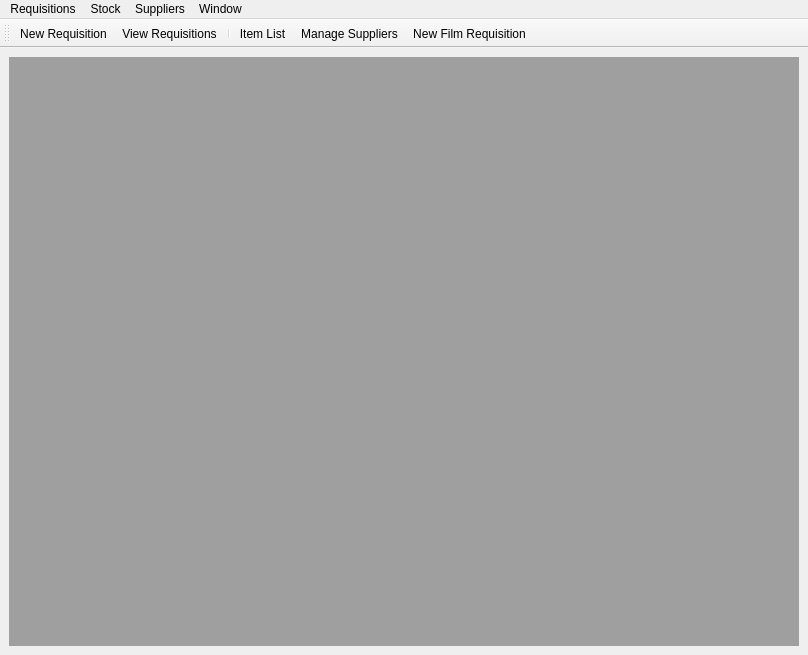
<?xml version="1.0" encoding="UTF-8"?>
<ui version="4.0">
 <class>StoresMainWindow</class>
 <widget class="QMainWindow" name="StoresMainWindow">
  <property name="geometry">
   <rect>
    <x>0</x>
    <y>0</y>
    <width>808</width>
    <height>655</height>
   </rect>
  </property>
  <property name="windowTitle">
   <string>Stores</string>
  </property>
  <property name="windowIcon">
   <iconset resource="../../universal/SmartPay/src/pngs.qrc">
    <normaloff>:/downloads/newicons/cash_register.png</normaloff>:/downloads/newicons/cash_register.png</iconset>
  </property>
  <widget class="QWidget" name="centralwidget">
   <layout class="QVBoxLayout" name="verticalLayout">
    <item>
     <widget class="QMdiArea" name="mdiArea"/>
    </item>
   </layout>
  </widget>
  <widget class="QMenuBar" name="menuBar">
   <property name="geometry">
    <rect>
     <x>0</x>
     <y>0</y>
     <width>808</width>
     <height>21</height>
    </rect>
   </property>
   <widget class="QMenu" name="menuRequisitions">
    <property name="title">
     <string>Requisitions</string>
    </property>
    <addaction name="actionNew_Requisition"/>
    <addaction name="separator"/>
    <addaction name="actionView_Requisitions"/>
   </widget>
   <widget class="QMenu" name="menuStock">
    <property name="title">
     <string>Stock</string>
    </property>
    <addaction name="actionItem_List"/>
   </widget>
   <widget class="QMenu" name="menuSuppliers">
    <property name="title">
     <string>Suppliers</string>
    </property>
    <addaction name="actionManage_Suppliers"/>
   </widget>
   <widget class="QMenu" name="menuWindow">
    <property name="title">
     <string>Window</string>
    </property>
    <addaction name="actionTile_Icons"/>
    <addaction name="actionCascade"/>
    <addaction name="actionTile_Vertical"/>
    <addaction name="actionTile_Horizontal"/>
    <addaction name="separator"/>
    <addaction name="actionClose_All_Open_Windows"/>
   </widget>
   <addaction name="menuRequisitions"/>
   <addaction name="menuStock"/>
   <addaction name="menuSuppliers"/>
   <addaction name="menuWindow"/>
  </widget>
  <widget class="QToolBar" name="toolBar">
   <property name="windowTitle">
    <string>toolBar</string>
   </property>
   <attribute name="toolBarArea">
    <enum>TopToolBarArea</enum>
   </attribute>
   <attribute name="toolBarBreak">
    <bool>false</bool>
   </attribute>
   <addaction name="actionNew_Requisition"/>
   <addaction name="actionView_Requisitions"/>
   <addaction name="separator"/>
   <addaction name="actionItem_List"/>
   <addaction name="actionManage_Suppliers"/>
   <addaction name="actionNew_Film_Requisition"/>
  </widget>
  <action name="actionNew_Requisition">
   <property name="text">
    <string>New Requisition</string>
   </property>
  </action>
  <action name="actionApprove_Requisition">
   <property name="text">
    <string>Approve Requisition</string>
   </property>
  </action>
  <action name="actionPost_Requisition_to_Quickbooks">
   <property name="text">
    <string>Post Requisition to Quickbooks</string>
   </property>
  </action>
  <action name="actionItem_List">
   <property name="text">
    <string>Item List</string>
   </property>
  </action>
  <action name="actionManage_Suppliers">
   <property name="text">
    <string>Manage Suppliers</string>
   </property>
  </action>
  <action name="actionTile_Icons">
   <property name="text">
    <string>Tile Icons</string>
   </property>
  </action>
  <action name="actionCascade">
   <property name="text">
    <string>Cascade</string>
   </property>
  </action>
  <action name="actionTile_Vertical">
   <property name="text">
    <string>Tile Vertical</string>
   </property>
  </action>
  <action name="actionTile_Horizontal">
   <property name="text">
    <string>Tile Horizontal</string>
   </property>
  </action>
  <action name="actionClose_All_Open_Windows">
   <property name="text">
    <string>Close All Open Windows</string>
   </property>
  </action>
  <action name="actionView_Requisitions">
   <property name="text">
    <string>View Requisitions</string>
   </property>
  </action>
  <action name="actionNew_Film_Requisition">
   <property name="text">
    <string>New Film Requisition</string>
   </property>
  </action>
 </widget>
 <resources>
  <include location="../../universal/SmartPay/src/pngs.qrc"/>
 </resources>
 <connections/>
</ui>
